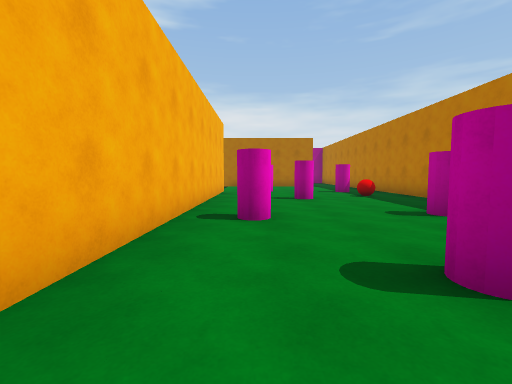
View 1 (above)

20 first-person views from a walk through a 3-D level made in the Unity game engine. The camera is 1.3 m above the floor, tilts 4° down and sees 90° across. The floor is counted in squares, 2 m on a side. Each view is taken from the middle of a square. On the plan, view 1 faces up. The plan holds only what a view shows up to about 9 squares ahead; the rest is blank. The place goes on beyond the plan. The player is left out.

View 2
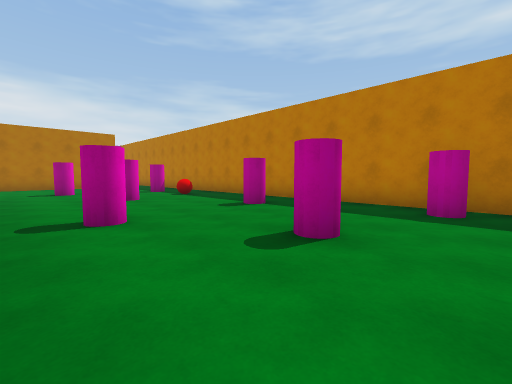

View 3
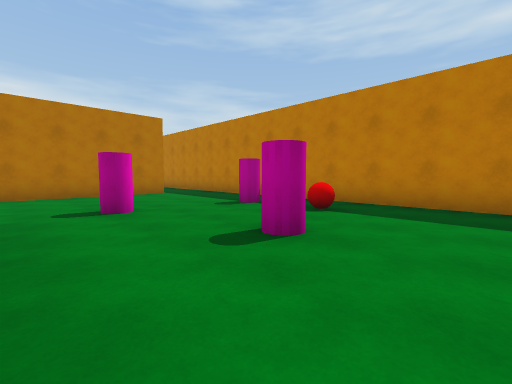

View 4
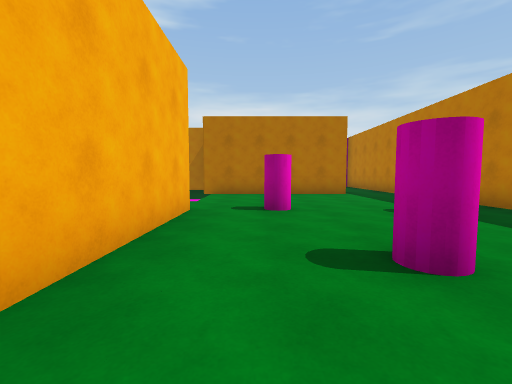

View 5
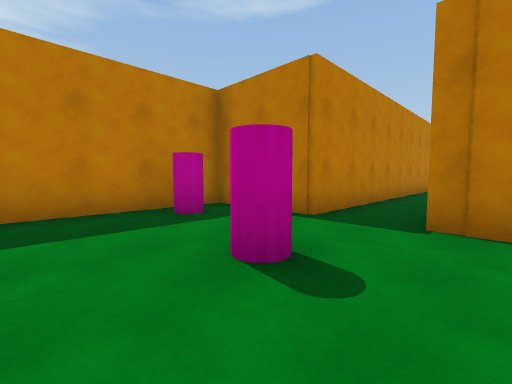

View 6
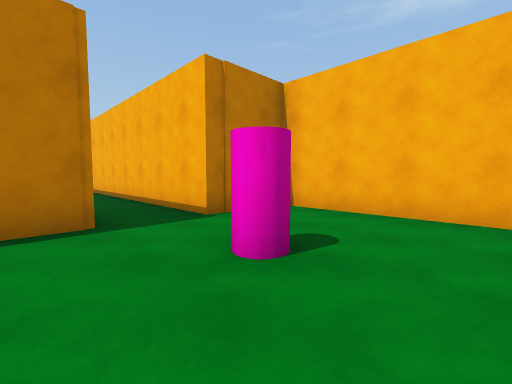

View 7
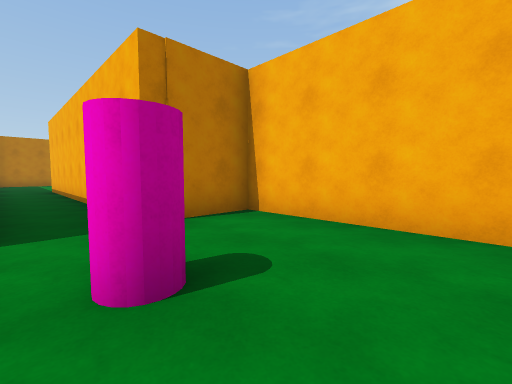

View 8
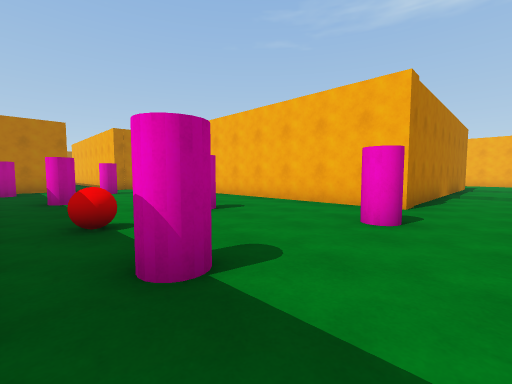

View 9
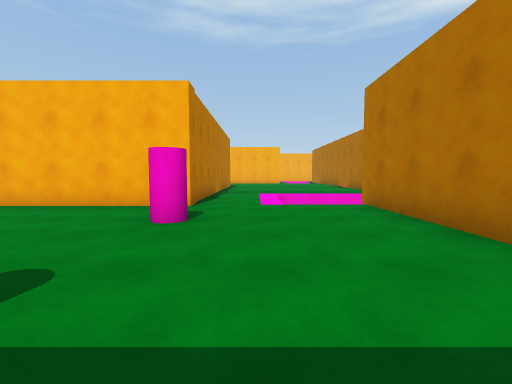

View 10
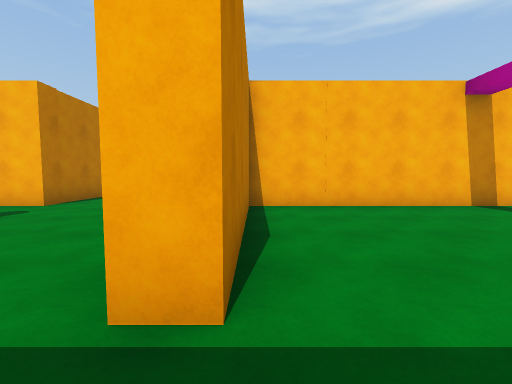

View 11
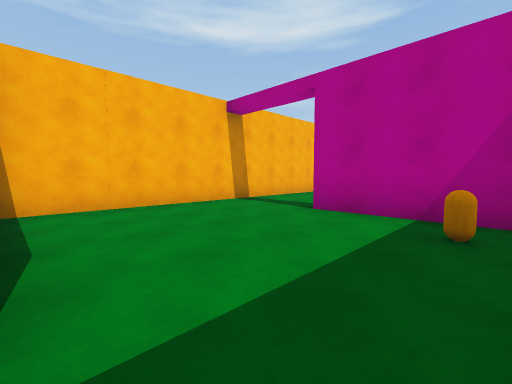

View 12
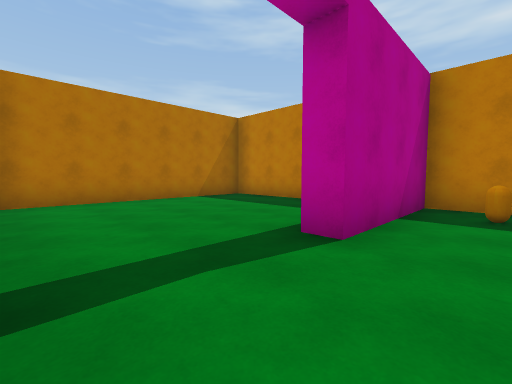

View 13
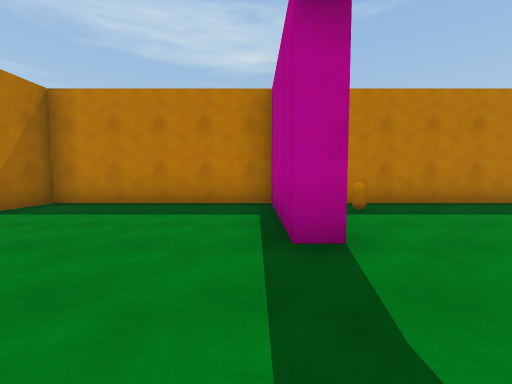

View 14
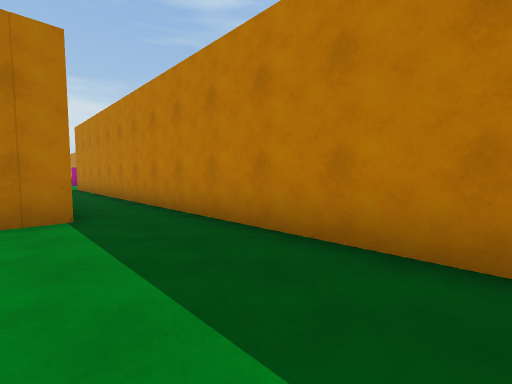

View 15
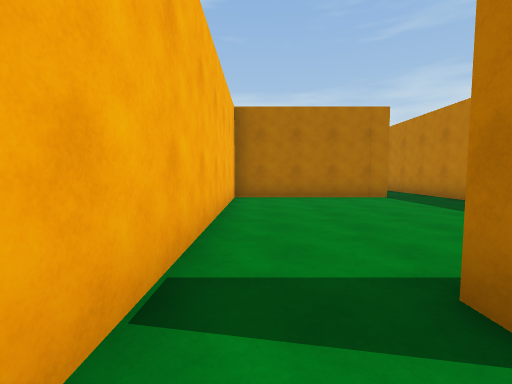

View 16
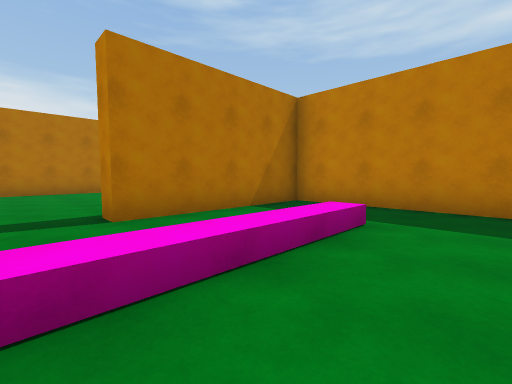

View 17
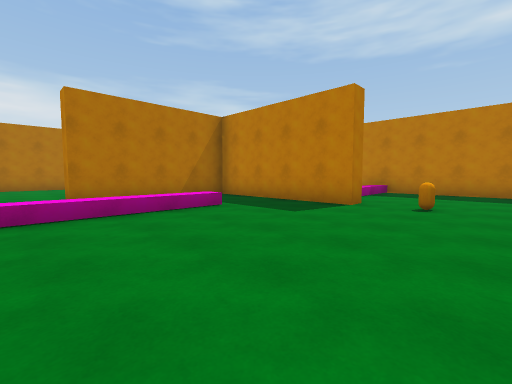

View 18
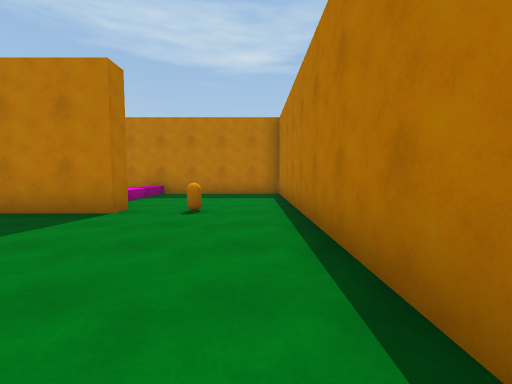

View 19
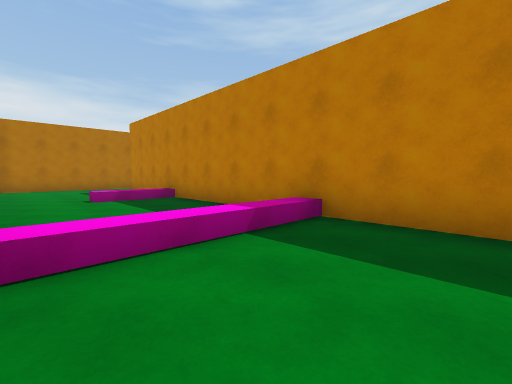

View 20
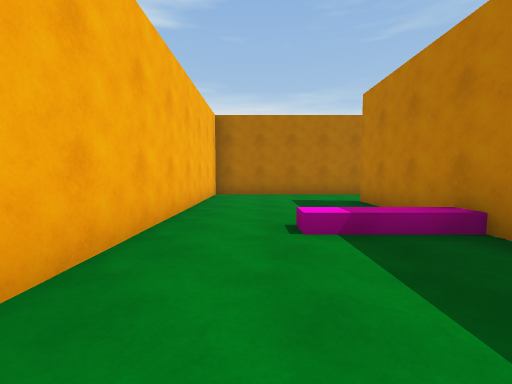

### Floor plan
Ten units are one square. View 1 is at (0, 0); x grows to the right and y downward. Boxes are objects, and circles mark ways between rooms. Rooms are numbered by the first view taken in them; rooms with no view inside come last. Other rooms are left out.
<svg viewBox="-60 -240 139 473">
<path fill="none" stroke="#000" d="M-55 -96 -12 -96 -12 5 7 5 7 74M29 -134 -18 -134M22 74 22 5 47 5 47 -125M-12 -216 -12 -138M-6 -139 29 -139 29 -134M47 -125 47 -182 14 -182 14 -187 47 -187 47 -235 -11 -235M8 88 -36 88 -36 145M22 131 22 74M7 74 7 84M28 196 22 196 22 152 -19 152 -19 146M-36 145 -36 155M-14 228 65 228 65 109M74 88 27 88 27 158"/>
<rect x="-5" y="-45" width="10" height="10" fill="#bbb"><title>pink cylinder</title></rect>
<rect x="-5" y="-105" width="10" height="10" fill="#bbb"><title>pink cylinder</title></rect>
<rect x="5" y="-15" width="10" height="10" fill="#bbb"><title>pink cylinder</title></rect>
<rect x="5" y="-75" width="10" height="10" fill="#bbb"><title>pink cylinder</title></rect>
<rect x="25" y="-45" width="10" height="10" fill="#bbb"><title>pink cylinder</title></rect>
<rect x="25" y="-85" width="10" height="10" fill="#bbb"><title>red ball</title></rect>
<rect x="25" y="-95" width="10" height="10" fill="#bbb"><title>pink cylinder</title></rect>
<rect x="35" y="-15" width="10" height="10" fill="#bbb"><title>pink cylinder</title></rect>
<rect x="35" y="-175" width="10" height="10" fill="#bbb"><title>orange capsule</title></rect>
<rect x="15" y="205" width="10" height="10" fill="#bbb"><title>orange capsule</title></rect>
<circle cx="35" cy="-135" r="3" fill="#2a7"/>
<circle cx="10" cy="80" r="3" fill="#2a7"/>
<circle cx="-25" cy="150" r="3" fill="#2a7"/>
<text x="10" y="-50">1</text>
<text x="10" y="-180">2</text>
<text x="-10" y="110">3</text>
<text x="30" y="170">4</text>
</svg>
Room 1 opens to room 2. Room 1 opens to room 3. Room 3 opens to room 4.

Where each view was taken, in squares from view 1:
view 1: 0 up, 0 right, facing up
view 2: 0 up, 1 left, facing up-right
view 3: 5 up, 1 left, facing up-right
view 4: 5 up, 0 right, facing up
view 5: 3 up, 0 right, facing down-right
view 6: 3 up, 3 right, facing down-left
view 7: 3 up, 2 right, facing down-left
view 8: 11 up, 4 right, facing down-left
view 9: 11 up, 4 right, facing left
view 10: 14 up, 4 right, facing left
view 11: 14 up, 4 right, facing up-left
view 12: 17 up, 1 left, facing up-right
view 13: 19 up, 1 left, facing right
view 14: 13 down, 0 right, facing up-right
view 15: 16 down, 3 left, facing up
view 16: 19 down, 3 left, facing up-right
view 17: 22 down, 3 left, facing up-right
view 18: 22 down, 2 left, facing right
view 19: 21 down, 3 right, facing up-right
view 20: 17 down, 4 right, facing up
